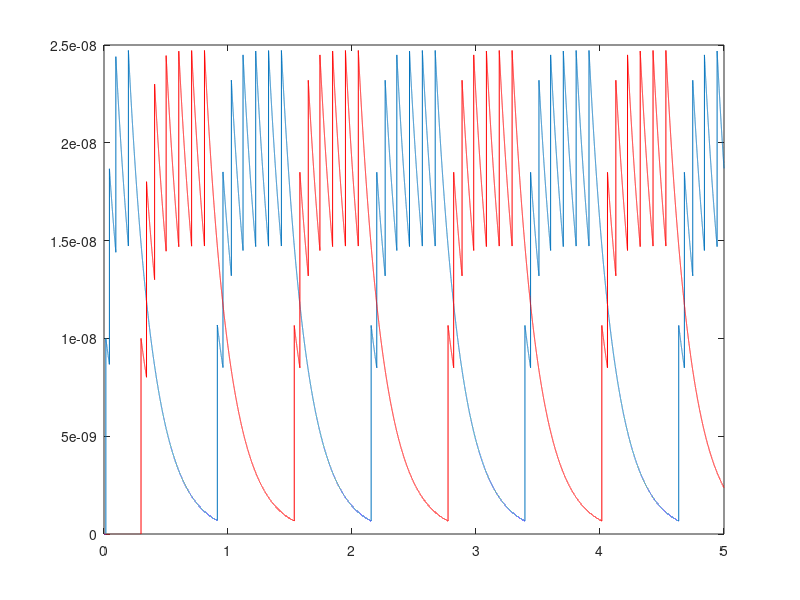
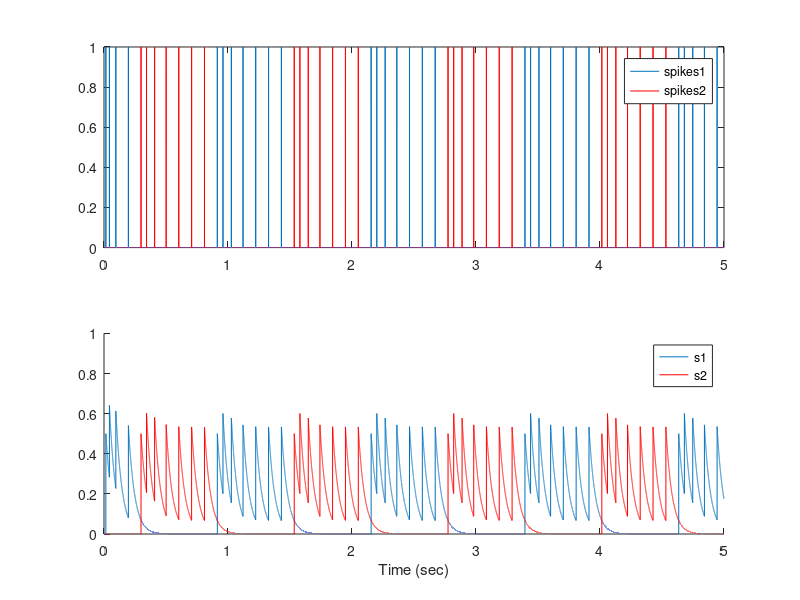

Here is the MATLAB script that generated these plots, in order:
% coupled_LIF.m
% This code has 2 leaky integrate and fire neuron with
% added noise term scaled by sigma.
% neurons are coupled by synapses with simple 
% exponential decay time constant.

clear
figure(2)
clf

SRA_on = 1;

dt=0.00005
tmax=5;             % Maximum time used to calculate rate
tpulse=0.0;         % This starts the pulse at the beginning of the trial
lengthpulse=tmax-tpulse; % and finishes it at the end of the trial.

Nt=tmax/dt +1;      % Nt is number of time points
T=0:dt:tmax;        % Time vector

E=-70e-3;           % Leak potential
E_K = -80e-3;
Rm=10e6;            % Membrane resistance
tau_m=10e-3;        % Membrane time constant
Vth=-54e-3;         % Threshold
Vreset=-80e-3;      % Reset voltage
Iappmax = 5e-9;     % Maximum value of applied current

Esyn12 = -70e-3;         % Reversal potential for synapse
Esyn21 = -70e-3;         % Use 0 for excitatory and -70e-3 for inhibitory

gsra1=zeros(size(T));    % spike-rate adaptaion conductance
gsra2=zeros(size(T));    % spike-rate adaptaion conductance
tau_sra = 0.2;          % time for spike-rate adaptation to decay
if ( SRA_on )
    delta_gsra = 1e-8;     % increase in spike-rate conductance per spike
else
    delta_gsra = 0;
end


g21 = 3.0e-7;         % Conductance of synapse from 2 to 1
g12 = 3.0e-7;         % Conductance of synapse from 1 to 2

tau_s1 = 0.05;     % time constant of synapse from 1 to 2
tau_s2 = 0.05;     % time constant of synapse from 2 to 1

delta_s = 0.5;      % fraction of receptors opened by one spike

sigma = 0e-12;       % sigma scales the noise term
% 1e-8 is low noise
% 5e-7 is very high noise

Iapp = 2e-9;     % Maximum current used

I=zeros(size(T));
I1=zeros(size(T));
I2=zeros(size(T));
V1=zeros(size(T));
V2=zeros(size(T));
s1=zeros(size(T));
s2=zeros(size(T));

noise = randn(2,length(T))*sigma*sqrt(dt);

V1(1)=E+0.002;                 % Begin at rest (leak) voltage
V2(1)=E;                 % Begin at rest (leak) voltage
tref=0.002;
lastspike1=-2*tref;      % Begin outside the last refractory period
lastspike2=-2*tref;      % Begin outside the last refractory period
spikes1=zeros(size(T));
spikes2=zeros(size(T));

for i = tpulse/dt+1 : (tpulse+lengthpulse)/dt
    I(i) = Iapp;     % Set the current pulse
end;

for i = 2:Nt,
    
    gsra1(i) = gsra1(i-1)*(1-dt/tau_sra);
    gsra2(i) = gsra2(i-1)*(1-dt/tau_sra);
    
    I1(i-1) = I(i-1) + g21*s2(i-1)*(Esyn21-V1(i-1)) ...
        +(E_K-V1(i-1))*gsra1(i-1);
    V1_inf = E+Rm*(I1(i-1)+noise(1,i-1)); % Steady state voltage with noise term
    V1(i) = V1_inf + (V1(i-1) - V1_inf)*exp(-dt/tau_m); % Integration step

    I2(i-1) = I(i-1) + g12*s1(i-1)*(Esyn12-V2(i-1)) ...
        +(E_K-V2(i-1))*gsra2(i-1);
    V2_inf = E+Rm*(I2(i-1)+noise(2,i-1)); % Steady state voltage with noise term
    V2(i) = V2_inf + (V2(i-1) - V2_inf)*exp(-dt/tau_m); % Integration step

    s1(i) = s1(i-1)*exp(-dt/tau_s1);
    s2(i) = s2(i-1)*exp(-dt/tau_s2);
    
    if ( T(i) < lastspike1 + tref ) % is still in the refractory period
        V1(i) = Vreset;             % keep at reset
    end
    if V1(i) > Vth       % if voltage is above threshold
        V1(i) = Vreset;  % set to reset
        spikes1(i) = 1;  % record a spike
        lastspike1=T(i); % time of last spike
        s1(i) = s1(i)+delta_s*(1-s1(i));    % Increase synaptic gating variable
        gsra1(i) = gsra1(i-1) + delta_gsra;   % increase the spike-rate-daptation conductance
    end
    
    if ( T(i) < lastspike2 + tref ) % is still in the refractory period
        V2(i) = Vreset;             % keep at reset
    end
    if V2(i) > Vth       % if voltage is above threshold
        V2(i) = Vreset;  % set to reset
        spikes2(i) = 1;  % record a spike
        lastspike2=T(i); % time of last spike
        gsra2(i) = gsra2(i-1) + delta_gsra;   % increase the spike-rate-daptation conductance
        s2(i) = s2(i)+delta_s*(1-s2(i));    % Increase synaptic gating variable
    end
end;    % end of time loop, for i = 2:Nt

figure(2)
subplot(2,1,1)
plot(T,spikes1)
axis([0 5 0 1])
hold on
plot(T,spikes2,'r')
legend('spikes1', 'spikes2')
subplot(2,1,2)
axis([0 5 0 1])
hold on
plot(T,s1)
plot(T,s2,'r')
legend('s1', 's2')
xlabel('Time (sec)')
figure;
plot(T,gsra1)
hold on;
plot(T,gsra2,'r');
